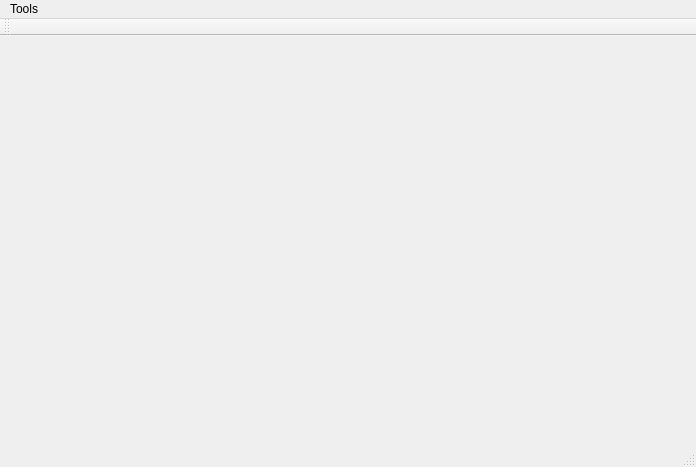
<?xml version="1.0" encoding="UTF-8"?>
<ui version="4.0">
 <class>MainWindow</class>
 <widget class="QMainWindow" name="MainWindow">
  <property name="geometry">
   <rect>
    <x>0</x>
    <y>0</y>
    <width>696</width>
    <height>467</height>
   </rect>
  </property>
  <property name="windowTitle">
   <string>MainWindow</string>
  </property>
  <widget class="QWidget" name="centralWidget">
   <layout class="QGridLayout" name="gridLayout">
    <item row="0" column="0">
     <layout class="QVBoxLayout" name="drawinglayout"/>
    </item>
    <item row="0" column="1">
     <layout class="QVBoxLayout" name="resultslayout"/>
    </item>
   </layout>
  </widget>
  <widget class="QMenuBar" name="menuBar">
   <property name="geometry">
    <rect>
     <x>0</x>
     <y>0</y>
     <width>696</width>
     <height>21</height>
    </rect>
   </property>
   <widget class="QMenu" name="menuTools">
    <property name="title">
     <string>Tools</string>
    </property>
    <addaction name="actionRemove_Duplicates"/>
   </widget>
   <addaction name="menuTools"/>
  </widget>
  <widget class="QToolBar" name="mainToolBar">
   <attribute name="toolBarArea">
    <enum>TopToolBarArea</enum>
   </attribute>
   <attribute name="toolBarBreak">
    <bool>false</bool>
   </attribute>
  </widget>
  <widget class="QStatusBar" name="statusBar"/>
  <action name="actionRemove_Duplicates">
   <property name="text">
    <string>Remove Duplicates..</string>
   </property>
  </action>
 </widget>
 <layoutdefault spacing="6" margin="11"/>
 <resources/>
 <connections>
  <connection>
   <sender>actionRemove_Duplicates</sender>
   <signal>triggered()</signal>
   <receiver>MainWindow</receiver>
   <slot>removedupTool()</slot>
   <hints>
    <hint type="sourcelabel">
     <x>-1</x>
     <y>-1</y>
    </hint>
    <hint type="destinationlabel">
     <x>347</x>
     <y>233</y>
    </hint>
   </hints>
  </connection>
 </connections>
 <slots>
  <slot>removedupTool()</slot>
 </slots>
</ui>
